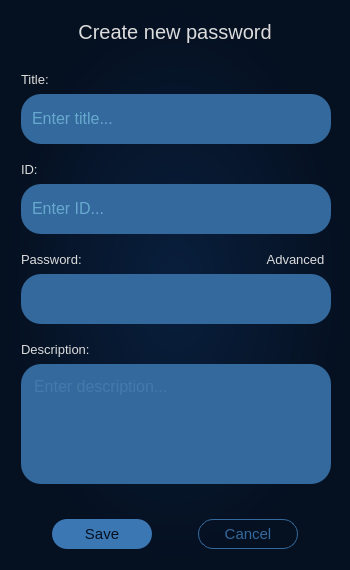
<?xml version="1.0" encoding="UTF-8"?>
<ui version="4.0">
 <class>CreateNew</class>
 <widget class="QWidget" name="CreateNew">
  <property name="geometry">
   <rect>
    <x>0</x>
    <y>0</y>
    <width>350</width>
    <height>570</height>
   </rect>
  </property>
  <property name="minimumSize">
   <size>
    <width>350</width>
    <height>570</height>
   </size>
  </property>
  <property name="maximumSize">
   <size>
    <width>350</width>
    <height>570</height>
   </size>
  </property>
  <property name="windowTitle">
   <string>Generate</string>
  </property>
  <property name="styleSheet">
   <string notr="true">*{
	font-family: &quot;Segoe UI&quot;;
}

#CreateNew{
	background-color: qradialgradient(spread:pad, cx:0.5, cy:0.5, radius:0.5, fx:0.5, fy:0.5, stop:0 rgba(9, 31, 61, 255), stop:1 rgba(5, 16, 32, 255));
}

#upperWidget QLabel{
	color: rgb(220, 220, 220);
	font-size: 15pt;
}

#titleFrame, #idFrame, #passwordFrame, #descriptionFrame{
	background-color: rgb(52, 105, 157);
	border-radius: 20px;
}

#mainWidget QLineEdit{
	background-color: rgb(52, 105, 157);
	color: rgb(153, 234, 255);
    border: no-border;
 }

#mainWidget QLineEdit[text=&quot;&quot;]{
	color: rgba(153, 234, 255, 60);
}

#mainWidget QTextEdit{
	color: rgba(153, 234, 255, 70);
	background-color: rgb(52, 105, 157);
	border: no-border;
}

#mainWidget QLabel{
	color: rgb(220, 220, 220);
	font-size: 10pt;
	background: none;
}

#advancedButton{
	color: rgb(220, 220, 220);	
	background-color: rgba(5, 16, 32, 0);
	border:none;
	font-size: 10pt;
}

#advancedButton:hover{
	color: rgb(190, 190, 190);
}

#advancedButton:pressed{
	color: rgb(160, 160, 160);
}

#advancedFrame{
	background-color: rgb(57, 73, 94);
	border-radius: 20px;
}

#advancedFrame QPushButton{
	color: rgb(220, 220, 220);
	font: 9pt &quot;Segoe UI&quot;;
	border-radius: 12;
	background-color: rgb(52, 105, 157);
}

#advancedFrame QPushButton:hover{
	background-color: rgb(60, 122, 181);
}

#advancedFrame QPushButton:pressed{
	background-color: rgb(52, 105, 157);
}

#saveButton {
	border-radius: 15px;
	background-color: rgb(59, 119, 179);
	color: rgb(5, 16, 32);
}

#saveButton:hover {
	background-color: rgb(70, 143, 212);
}

#saveButton:pressed{
	background-color: rgb(59, 119, 179);
}

#cancelButton {
	border-radius: 15px;
	border: 1px solid rgb(52, 105, 157);
	color: rgb(52, 105, 157);
}

#cancelButton:hover {
	border-color: rgb(70, 143, 212);
	color: rgb(70, 143, 212);
}

#cancelButton:pressed{
	border-color: rgb(52, 105, 157);
	color: rgb(52, 105, 157);
}</string>
  </property>
  <layout class="QVBoxLayout" name="verticalLayout">
   <item>
    <widget class="QWidget" name="upperWidget" native="true">
     <layout class="QHBoxLayout" name="horizontalLayout_4">
      <item>
       <spacer name="leftSpacer">
        <property name="orientation">
         <enum>Qt::Horizontal</enum>
        </property>
        <property name="sizeHint" stdset="0">
         <size>
          <width>86</width>
          <height>20</height>
         </size>
        </property>
       </spacer>
      </item>
      <item>
       <widget class="QLabel" name="titleLabel_2">
        <property name="font">
         <font>
          <family>Segoe UI</family>
          <pointsize>15</pointsize>
         </font>
        </property>
        <property name="styleSheet">
         <string notr="true"/>
        </property>
        <property name="text">
         <string>Create new password</string>
        </property>
        <property name="alignment">
         <set>Qt::AlignCenter</set>
        </property>
       </widget>
      </item>
      <item>
       <spacer name="rightSpacer">
        <property name="orientation">
         <enum>Qt::Horizontal</enum>
        </property>
        <property name="sizeHint" stdset="0">
         <size>
          <width>86</width>
          <height>20</height>
         </size>
        </property>
       </spacer>
      </item>
     </layout>
    </widget>
   </item>
   <item>
    <widget class="QWidget" name="mainWidget" native="true">
     <property name="sizePolicy">
      <sizepolicy hsizetype="Preferred" vsizetype="Expanding">
       <horstretch>0</horstretch>
       <verstretch>0</verstretch>
      </sizepolicy>
     </property>
     <property name="styleSheet">
      <string notr="true"/>
     </property>
     <widget class="QFrame" name="titleFrame">
      <property name="geometry">
       <rect>
        <x>10</x>
        <y>35</y>
        <width>310</width>
        <height>50</height>
       </rect>
      </property>
      <property name="styleSheet">
       <string notr="true"/>
      </property>
      <property name="frameShape">
       <enum>QFrame::StyledPanel</enum>
      </property>
      <property name="frameShadow">
       <enum>QFrame::Raised</enum>
      </property>
      <layout class="QHBoxLayout" name="horizontalLayout">
       <item>
        <widget class="QLineEdit" name="titleLineEdit">
         <property name="minimumSize">
          <size>
           <width>200</width>
           <height>0</height>
          </size>
         </property>
         <property name="palette">
          <palette>
           <active>
            <colorrole role="WindowText">
             <brush brushstyle="SolidPattern">
              <color alpha="60">
               <red>153</red>
               <green>234</green>
               <blue>255</blue>
              </color>
             </brush>
            </colorrole>
            <colorrole role="Button">
             <brush brushstyle="SolidPattern">
              <color alpha="255">
               <red>52</red>
               <green>105</green>
               <blue>157</blue>
              </color>
             </brush>
            </colorrole>
            <colorrole role="Text">
             <brush brushstyle="SolidPattern">
              <color alpha="60">
               <red>153</red>
               <green>234</green>
               <blue>255</blue>
              </color>
             </brush>
            </colorrole>
            <colorrole role="ButtonText">
             <brush brushstyle="SolidPattern">
              <color alpha="60">
               <red>153</red>
               <green>234</green>
               <blue>255</blue>
              </color>
             </brush>
            </colorrole>
            <colorrole role="Base">
             <brush brushstyle="SolidPattern">
              <color alpha="255">
               <red>52</red>
               <green>105</green>
               <blue>157</blue>
              </color>
             </brush>
            </colorrole>
            <colorrole role="Window">
             <brush brushstyle="SolidPattern">
              <color alpha="255">
               <red>52</red>
               <green>105</green>
               <blue>157</blue>
              </color>
             </brush>
            </colorrole>
            <colorrole role="PlaceholderText">
             <brush brushstyle="SolidPattern">
              <color alpha="128">
               <red>153</red>
               <green>234</green>
               <blue>255</blue>
              </color>
             </brush>
            </colorrole>
           </active>
           <inactive>
            <colorrole role="WindowText">
             <brush brushstyle="SolidPattern">
              <color alpha="60">
               <red>153</red>
               <green>234</green>
               <blue>255</blue>
              </color>
             </brush>
            </colorrole>
            <colorrole role="Button">
             <brush brushstyle="SolidPattern">
              <color alpha="255">
               <red>52</red>
               <green>105</green>
               <blue>157</blue>
              </color>
             </brush>
            </colorrole>
            <colorrole role="Text">
             <brush brushstyle="SolidPattern">
              <color alpha="60">
               <red>153</red>
               <green>234</green>
               <blue>255</blue>
              </color>
             </brush>
            </colorrole>
            <colorrole role="ButtonText">
             <brush brushstyle="SolidPattern">
              <color alpha="60">
               <red>153</red>
               <green>234</green>
               <blue>255</blue>
              </color>
             </brush>
            </colorrole>
            <colorrole role="Base">
             <brush brushstyle="SolidPattern">
              <color alpha="255">
               <red>52</red>
               <green>105</green>
               <blue>157</blue>
              </color>
             </brush>
            </colorrole>
            <colorrole role="Window">
             <brush brushstyle="SolidPattern">
              <color alpha="255">
               <red>52</red>
               <green>105</green>
               <blue>157</blue>
              </color>
             </brush>
            </colorrole>
            <colorrole role="PlaceholderText">
             <brush brushstyle="SolidPattern">
              <color alpha="128">
               <red>153</red>
               <green>234</green>
               <blue>255</blue>
              </color>
             </brush>
            </colorrole>
           </inactive>
           <disabled>
            <colorrole role="WindowText">
             <brush brushstyle="SolidPattern">
              <color alpha="60">
               <red>153</red>
               <green>234</green>
               <blue>255</blue>
              </color>
             </brush>
            </colorrole>
            <colorrole role="Button">
             <brush brushstyle="SolidPattern">
              <color alpha="255">
               <red>52</red>
               <green>105</green>
               <blue>157</blue>
              </color>
             </brush>
            </colorrole>
            <colorrole role="Text">
             <brush brushstyle="SolidPattern">
              <color alpha="60">
               <red>153</red>
               <green>234</green>
               <blue>255</blue>
              </color>
             </brush>
            </colorrole>
            <colorrole role="ButtonText">
             <brush brushstyle="SolidPattern">
              <color alpha="60">
               <red>153</red>
               <green>234</green>
               <blue>255</blue>
              </color>
             </brush>
            </colorrole>
            <colorrole role="Base">
             <brush brushstyle="SolidPattern">
              <color alpha="255">
               <red>52</red>
               <green>105</green>
               <blue>157</blue>
              </color>
             </brush>
            </colorrole>
            <colorrole role="Window">
             <brush brushstyle="SolidPattern">
              <color alpha="255">
               <red>52</red>
               <green>105</green>
               <blue>157</blue>
              </color>
             </brush>
            </colorrole>
            <colorrole role="PlaceholderText">
             <brush brushstyle="SolidPattern">
              <color alpha="128">
               <red>153</red>
               <green>234</green>
               <blue>255</blue>
              </color>
             </brush>
            </colorrole>
           </disabled>
          </palette>
         </property>
         <property name="font">
          <font>
           <family>Segoe UI</family>
           <pointsize>12</pointsize>
          </font>
         </property>
         <property name="styleSheet">
          <string notr="true"/>
         </property>
         <property name="echoMode">
          <enum>QLineEdit::Normal</enum>
         </property>
         <property name="placeholderText">
          <string>Enter title...</string>
         </property>
        </widget>
       </item>
      </layout>
     </widget>
     <widget class="QFrame" name="idFrame">
      <property name="geometry">
       <rect>
        <x>10</x>
        <y>125</y>
        <width>310</width>
        <height>50</height>
       </rect>
      </property>
      <property name="styleSheet">
       <string notr="true"/>
      </property>
      <property name="frameShape">
       <enum>QFrame::StyledPanel</enum>
      </property>
      <property name="frameShadow">
       <enum>QFrame::Raised</enum>
      </property>
      <layout class="QVBoxLayout" name="verticalLayout_3">
       <item>
        <widget class="QLineEdit" name="idLineEdit">
         <property name="minimumSize">
          <size>
           <width>200</width>
           <height>0</height>
          </size>
         </property>
         <property name="palette">
          <palette>
           <active>
            <colorrole role="WindowText">
             <brush brushstyle="SolidPattern">
              <color alpha="60">
               <red>153</red>
               <green>234</green>
               <blue>255</blue>
              </color>
             </brush>
            </colorrole>
            <colorrole role="Button">
             <brush brushstyle="SolidPattern">
              <color alpha="255">
               <red>52</red>
               <green>105</green>
               <blue>157</blue>
              </color>
             </brush>
            </colorrole>
            <colorrole role="Text">
             <brush brushstyle="SolidPattern">
              <color alpha="60">
               <red>153</red>
               <green>234</green>
               <blue>255</blue>
              </color>
             </brush>
            </colorrole>
            <colorrole role="ButtonText">
             <brush brushstyle="SolidPattern">
              <color alpha="60">
               <red>153</red>
               <green>234</green>
               <blue>255</blue>
              </color>
             </brush>
            </colorrole>
            <colorrole role="Base">
             <brush brushstyle="SolidPattern">
              <color alpha="255">
               <red>52</red>
               <green>105</green>
               <blue>157</blue>
              </color>
             </brush>
            </colorrole>
            <colorrole role="Window">
             <brush brushstyle="SolidPattern">
              <color alpha="255">
               <red>52</red>
               <green>105</green>
               <blue>157</blue>
              </color>
             </brush>
            </colorrole>
            <colorrole role="PlaceholderText">
             <brush brushstyle="SolidPattern">
              <color alpha="128">
               <red>153</red>
               <green>234</green>
               <blue>255</blue>
              </color>
             </brush>
            </colorrole>
           </active>
           <inactive>
            <colorrole role="WindowText">
             <brush brushstyle="SolidPattern">
              <color alpha="60">
               <red>153</red>
               <green>234</green>
               <blue>255</blue>
              </color>
             </brush>
            </colorrole>
            <colorrole role="Button">
             <brush brushstyle="SolidPattern">
              <color alpha="255">
               <red>52</red>
               <green>105</green>
               <blue>157</blue>
              </color>
             </brush>
            </colorrole>
            <colorrole role="Text">
             <brush brushstyle="SolidPattern">
              <color alpha="60">
               <red>153</red>
               <green>234</green>
               <blue>255</blue>
              </color>
             </brush>
            </colorrole>
            <colorrole role="ButtonText">
             <brush brushstyle="SolidPattern">
              <color alpha="60">
               <red>153</red>
               <green>234</green>
               <blue>255</blue>
              </color>
             </brush>
            </colorrole>
            <colorrole role="Base">
             <brush brushstyle="SolidPattern">
              <color alpha="255">
               <red>52</red>
               <green>105</green>
               <blue>157</blue>
              </color>
             </brush>
            </colorrole>
            <colorrole role="Window">
             <brush brushstyle="SolidPattern">
              <color alpha="255">
               <red>52</red>
               <green>105</green>
               <blue>157</blue>
              </color>
             </brush>
            </colorrole>
            <colorrole role="PlaceholderText">
             <brush brushstyle="SolidPattern">
              <color alpha="128">
               <red>153</red>
               <green>234</green>
               <blue>255</blue>
              </color>
             </brush>
            </colorrole>
           </inactive>
           <disabled>
            <colorrole role="WindowText">
             <brush brushstyle="SolidPattern">
              <color alpha="60">
               <red>153</red>
               <green>234</green>
               <blue>255</blue>
              </color>
             </brush>
            </colorrole>
            <colorrole role="Button">
             <brush brushstyle="SolidPattern">
              <color alpha="255">
               <red>52</red>
               <green>105</green>
               <blue>157</blue>
              </color>
             </brush>
            </colorrole>
            <colorrole role="Text">
             <brush brushstyle="SolidPattern">
              <color alpha="60">
               <red>153</red>
               <green>234</green>
               <blue>255</blue>
              </color>
             </brush>
            </colorrole>
            <colorrole role="ButtonText">
             <brush brushstyle="SolidPattern">
              <color alpha="60">
               <red>153</red>
               <green>234</green>
               <blue>255</blue>
              </color>
             </brush>
            </colorrole>
            <colorrole role="Base">
             <brush brushstyle="SolidPattern">
              <color alpha="255">
               <red>52</red>
               <green>105</green>
               <blue>157</blue>
              </color>
             </brush>
            </colorrole>
            <colorrole role="Window">
             <brush brushstyle="SolidPattern">
              <color alpha="255">
               <red>52</red>
               <green>105</green>
               <blue>157</blue>
              </color>
             </brush>
            </colorrole>
            <colorrole role="PlaceholderText">
             <brush brushstyle="SolidPattern">
              <color alpha="128">
               <red>153</red>
               <green>234</green>
               <blue>255</blue>
              </color>
             </brush>
            </colorrole>
           </disabled>
          </palette>
         </property>
         <property name="font">
          <font>
           <family>Segoe UI</family>
           <pointsize>12</pointsize>
          </font>
         </property>
         <property name="styleSheet">
          <string notr="true"/>
         </property>
         <property name="echoMode">
          <enum>QLineEdit::Normal</enum>
         </property>
         <property name="placeholderText">
          <string>Enter ID...</string>
         </property>
        </widget>
       </item>
      </layout>
     </widget>
     <widget class="QFrame" name="passwordFrame">
      <property name="geometry">
       <rect>
        <x>10</x>
        <y>215</y>
        <width>310</width>
        <height>50</height>
       </rect>
      </property>
      <property name="styleSheet">
       <string notr="true"/>
      </property>
      <property name="frameShape">
       <enum>QFrame::StyledPanel</enum>
      </property>
      <property name="frameShadow">
       <enum>QFrame::Raised</enum>
      </property>
      <layout class="QHBoxLayout" name="horizontalLayout_3">
       <item>
        <widget class="QLineEdit" name="passwordLineEdit">
         <property name="minimumSize">
          <size>
           <width>200</width>
           <height>0</height>
          </size>
         </property>
         <property name="palette">
          <palette>
           <active>
            <colorrole role="WindowText">
             <brush brushstyle="SolidPattern">
              <color alpha="60">
               <red>153</red>
               <green>234</green>
               <blue>255</blue>
              </color>
             </brush>
            </colorrole>
            <colorrole role="Button">
             <brush brushstyle="SolidPattern">
              <color alpha="255">
               <red>52</red>
               <green>105</green>
               <blue>157</blue>
              </color>
             </brush>
            </colorrole>
            <colorrole role="Text">
             <brush brushstyle="SolidPattern">
              <color alpha="60">
               <red>153</red>
               <green>234</green>
               <blue>255</blue>
              </color>
             </brush>
            </colorrole>
            <colorrole role="ButtonText">
             <brush brushstyle="SolidPattern">
              <color alpha="60">
               <red>153</red>
               <green>234</green>
               <blue>255</blue>
              </color>
             </brush>
            </colorrole>
            <colorrole role="Base">
             <brush brushstyle="SolidPattern">
              <color alpha="255">
               <red>52</red>
               <green>105</green>
               <blue>157</blue>
              </color>
             </brush>
            </colorrole>
            <colorrole role="Window">
             <brush brushstyle="SolidPattern">
              <color alpha="255">
               <red>52</red>
               <green>105</green>
               <blue>157</blue>
              </color>
             </brush>
            </colorrole>
            <colorrole role="PlaceholderText">
             <brush brushstyle="SolidPattern">
              <color alpha="128">
               <red>153</red>
               <green>234</green>
               <blue>255</blue>
              </color>
             </brush>
            </colorrole>
           </active>
           <inactive>
            <colorrole role="WindowText">
             <brush brushstyle="SolidPattern">
              <color alpha="60">
               <red>153</red>
               <green>234</green>
               <blue>255</blue>
              </color>
             </brush>
            </colorrole>
            <colorrole role="Button">
             <brush brushstyle="SolidPattern">
              <color alpha="255">
               <red>52</red>
               <green>105</green>
               <blue>157</blue>
              </color>
             </brush>
            </colorrole>
            <colorrole role="Text">
             <brush brushstyle="SolidPattern">
              <color alpha="60">
               <red>153</red>
               <green>234</green>
               <blue>255</blue>
              </color>
             </brush>
            </colorrole>
            <colorrole role="ButtonText">
             <brush brushstyle="SolidPattern">
              <color alpha="60">
               <red>153</red>
               <green>234</green>
               <blue>255</blue>
              </color>
             </brush>
            </colorrole>
            <colorrole role="Base">
             <brush brushstyle="SolidPattern">
              <color alpha="255">
               <red>52</red>
               <green>105</green>
               <blue>157</blue>
              </color>
             </brush>
            </colorrole>
            <colorrole role="Window">
             <brush brushstyle="SolidPattern">
              <color alpha="255">
               <red>52</red>
               <green>105</green>
               <blue>157</blue>
              </color>
             </brush>
            </colorrole>
            <colorrole role="PlaceholderText">
             <brush brushstyle="SolidPattern">
              <color alpha="128">
               <red>153</red>
               <green>234</green>
               <blue>255</blue>
              </color>
             </brush>
            </colorrole>
           </inactive>
           <disabled>
            <colorrole role="WindowText">
             <brush brushstyle="SolidPattern">
              <color alpha="60">
               <red>153</red>
               <green>234</green>
               <blue>255</blue>
              </color>
             </brush>
            </colorrole>
            <colorrole role="Button">
             <brush brushstyle="SolidPattern">
              <color alpha="255">
               <red>52</red>
               <green>105</green>
               <blue>157</blue>
              </color>
             </brush>
            </colorrole>
            <colorrole role="Text">
             <brush brushstyle="SolidPattern">
              <color alpha="60">
               <red>153</red>
               <green>234</green>
               <blue>255</blue>
              </color>
             </brush>
            </colorrole>
            <colorrole role="ButtonText">
             <brush brushstyle="SolidPattern">
              <color alpha="60">
               <red>153</red>
               <green>234</green>
               <blue>255</blue>
              </color>
             </brush>
            </colorrole>
            <colorrole role="Base">
             <brush brushstyle="SolidPattern">
              <color alpha="255">
               <red>52</red>
               <green>105</green>
               <blue>157</blue>
              </color>
             </brush>
            </colorrole>
            <colorrole role="Window">
             <brush brushstyle="SolidPattern">
              <color alpha="255">
               <red>52</red>
               <green>105</green>
               <blue>157</blue>
              </color>
             </brush>
            </colorrole>
            <colorrole role="PlaceholderText">
             <brush brushstyle="SolidPattern">
              <color alpha="128">
               <red>153</red>
               <green>234</green>
               <blue>255</blue>
              </color>
             </brush>
            </colorrole>
           </disabled>
          </palette>
         </property>
         <property name="font">
          <font>
           <family>Segoe UI</family>
           <pointsize>12</pointsize>
          </font>
         </property>
         <property name="styleSheet">
          <string notr="true"/>
         </property>
         <property name="echoMode">
          <enum>QLineEdit::Normal</enum>
         </property>
         <property name="placeholderText">
          <string/>
         </property>
        </widget>
       </item>
      </layout>
     </widget>
     <widget class="QFrame" name="descriptionFrame">
      <property name="geometry">
       <rect>
        <x>10</x>
        <y>305</y>
        <width>310</width>
        <height>120</height>
       </rect>
      </property>
      <property name="sizePolicy">
       <sizepolicy hsizetype="Preferred" vsizetype="Expanding">
        <horstretch>0</horstretch>
        <verstretch>0</verstretch>
       </sizepolicy>
      </property>
      <property name="styleSheet">
       <string notr="true"/>
      </property>
      <property name="frameShape">
       <enum>QFrame::StyledPanel</enum>
      </property>
      <property name="frameShadow">
       <enum>QFrame::Raised</enum>
      </property>
      <layout class="QVBoxLayout" name="verticalLayout_2">
       <item>
        <widget class="QTextEdit" name="descriptionTextEdit">
         <property name="sizePolicy">
          <sizepolicy hsizetype="Expanding" vsizetype="Expanding">
           <horstretch>0</horstretch>
           <verstretch>0</verstretch>
          </sizepolicy>
         </property>
         <property name="font">
          <font>
           <family>Segoe UI</family>
           <pointsize>12</pointsize>
          </font>
         </property>
         <property name="styleSheet">
          <string notr="true"/>
         </property>
         <property name="verticalScrollBarPolicy">
          <enum>Qt::ScrollBarAlwaysOff</enum>
         </property>
         <property name="horizontalScrollBarPolicy">
          <enum>Qt::ScrollBarAlwaysOff</enum>
         </property>
         <property name="sizeAdjustPolicy">
          <enum>QAbstractScrollArea::AdjustToContents</enum>
         </property>
         <property name="placeholderText">
          <string>Enter description...</string>
         </property>
        </widget>
       </item>
      </layout>
     </widget>
     <widget class="QLabel" name="titleLabel">
      <property name="geometry">
       <rect>
        <x>10</x>
        <y>10</y>
        <width>100</width>
        <height>20</height>
       </rect>
      </property>
      <property name="text">
       <string>Title:</string>
      </property>
     </widget>
     <widget class="QLabel" name="idLabel">
      <property name="geometry">
       <rect>
        <x>10</x>
        <y>100</y>
        <width>100</width>
        <height>20</height>
       </rect>
      </property>
      <property name="text">
       <string>ID:</string>
      </property>
     </widget>
     <widget class="QLabel" name="passwordLabel">
      <property name="geometry">
       <rect>
        <x>10</x>
        <y>190</y>
        <width>100</width>
        <height>20</height>
       </rect>
      </property>
      <property name="styleSheet">
       <string notr="true"/>
      </property>
      <property name="text">
       <string>Password:</string>
      </property>
     </widget>
     <widget class="QLabel" name="descriptionLabel">
      <property name="geometry">
       <rect>
        <x>10</x>
        <y>280</y>
        <width>100</width>
        <height>20</height>
       </rect>
      </property>
      <property name="text">
       <string>Description:</string>
      </property>
     </widget>
     <widget class="QPushButton" name="advancedButton">
      <property name="geometry">
       <rect>
        <x>249</x>
        <y>190</y>
        <width>71</width>
        <height>20</height>
       </rect>
      </property>
      <property name="styleSheet">
       <string notr="true"/>
      </property>
      <property name="text">
       <string>Advanced</string>
      </property>
     </widget>
     <widget class="QFrame" name="advancedFrame">
      <property name="geometry">
       <rect>
        <x>10</x>
        <y>229</y>
        <width>310</width>
        <height>0</height>
       </rect>
      </property>
      <property name="styleSheet">
       <string notr="true"/>
      </property>
      <property name="frameShape">
       <enum>QFrame::StyledPanel</enum>
      </property>
      <property name="frameShadow">
       <enum>QFrame::Raised</enum>
      </property>
      <widget class="QPushButton" name="upperButton">
       <property name="geometry">
        <rect>
         <x>40</x>
         <y>80</y>
         <width>111</width>
         <height>25</height>
        </rect>
       </property>
       <property name="sizePolicy">
        <sizepolicy hsizetype="Minimum" vsizetype="Fixed">
         <horstretch>0</horstretch>
         <verstretch>0</verstretch>
        </sizepolicy>
       </property>
       <property name="minimumSize">
        <size>
         <width>0</width>
         <height>0</height>
        </size>
       </property>
       <property name="maximumSize">
        <size>
         <width>16777215</width>
         <height>16777215</height>
        </size>
       </property>
       <property name="font">
        <font>
         <family>Segoe UI</family>
         <pointsize>9</pointsize>
         <weight>50</weight>
         <italic>false</italic>
         <bold>false</bold>
        </font>
       </property>
       <property name="styleSheet">
        <string notr="true"/>
       </property>
       <property name="text">
        <string>Uppercase</string>
       </property>
      </widget>
      <widget class="QPushButton" name="regenerateButton">
       <property name="geometry">
        <rect>
         <x>105</x>
         <y>155</y>
         <width>100</width>
         <height>30</height>
        </rect>
       </property>
       <property name="sizePolicy">
        <sizepolicy hsizetype="Minimum" vsizetype="Fixed">
         <horstretch>0</horstretch>
         <verstretch>0</verstretch>
        </sizepolicy>
       </property>
       <property name="minimumSize">
        <size>
         <width>100</width>
         <height>30</height>
        </size>
       </property>
       <property name="maximumSize">
        <size>
         <width>100</width>
         <height>30</height>
        </size>
       </property>
       <property name="font">
        <font>
         <family>Segoe UI</family>
         <pointsize>9</pointsize>
         <weight>50</weight>
         <italic>false</italic>
         <bold>false</bold>
        </font>
       </property>
       <property name="styleSheet">
        <string notr="true">QPushButton{
	border-radius: 15px;
	border: 2px solid #99EAFF;
	color: rgb(153, 234, 255);
	background-color: rgb(57, 73, 94);
}

QPushButton:hover{
	border: 2px solid #c9f4ff;
	color: #c9f4ff;
}

QPushButton:pressed{
	border: 2px solid #99EAFF;
	color: rgb(153, 234, 255);
}</string>
       </property>
       <property name="text">
        <string>Re-generate</string>
       </property>
      </widget>
      <widget class="QPushButton" name="numbersButton">
       <property name="geometry">
        <rect>
         <x>40</x>
         <y>115</y>
         <width>111</width>
         <height>25</height>
        </rect>
       </property>
       <property name="sizePolicy">
        <sizepolicy hsizetype="Minimum" vsizetype="Fixed">
         <horstretch>0</horstretch>
         <verstretch>0</verstretch>
        </sizepolicy>
       </property>
       <property name="minimumSize">
        <size>
         <width>0</width>
         <height>0</height>
        </size>
       </property>
       <property name="maximumSize">
        <size>
         <width>16777215</width>
         <height>16777215</height>
        </size>
       </property>
       <property name="font">
        <font>
         <family>Segoe UI</family>
         <pointsize>9</pointsize>
         <weight>50</weight>
         <italic>false</italic>
         <bold>false</bold>
        </font>
       </property>
       <property name="styleSheet">
        <string notr="true"/>
       </property>
       <property name="text">
        <string>Numbers</string>
       </property>
      </widget>
      <widget class="QPushButton" name="symbolsButton">
       <property name="geometry">
        <rect>
         <x>159</x>
         <y>115</y>
         <width>111</width>
         <height>25</height>
        </rect>
       </property>
       <property name="sizePolicy">
        <sizepolicy hsizetype="Minimum" vsizetype="Fixed">
         <horstretch>0</horstretch>
         <verstretch>0</verstretch>
        </sizepolicy>
       </property>
       <property name="minimumSize">
        <size>
         <width>0</width>
         <height>0</height>
        </size>
       </property>
       <property name="maximumSize">
        <size>
         <width>16777215</width>
         <height>16777215</height>
        </size>
       </property>
       <property name="font">
        <font>
         <family>Segoe UI</family>
         <pointsize>9</pointsize>
         <weight>50</weight>
         <italic>false</italic>
         <bold>false</bold>
        </font>
       </property>
       <property name="styleSheet">
        <string notr="true"/>
       </property>
       <property name="text">
        <string>Symbols</string>
       </property>
      </widget>
      <widget class="QPushButton" name="lowerButton">
       <property name="geometry">
        <rect>
         <x>159</x>
         <y>80</y>
         <width>111</width>
         <height>25</height>
        </rect>
       </property>
       <property name="sizePolicy">
        <sizepolicy hsizetype="Minimum" vsizetype="Fixed">
         <horstretch>0</horstretch>
         <verstretch>0</verstretch>
        </sizepolicy>
       </property>
       <property name="minimumSize">
        <size>
         <width>0</width>
         <height>0</height>
        </size>
       </property>
       <property name="maximumSize">
        <size>
         <width>16777215</width>
         <height>16777215</height>
        </size>
       </property>
       <property name="font">
        <font>
         <family>Segoe UI</family>
         <pointsize>9</pointsize>
         <weight>50</weight>
         <italic>false</italic>
         <bold>false</bold>
        </font>
       </property>
       <property name="styleSheet">
        <string notr="true"/>
       </property>
       <property name="text">
        <string>Lowercase</string>
       </property>
      </widget>
      <widget class="QLabel" name="lengthLabel">
       <property name="geometry">
        <rect>
         <x>40</x>
         <y>45</y>
         <width>51</width>
         <height>25</height>
        </rect>
       </property>
       <property name="text">
        <string>Length:</string>
       </property>
      </widget>
      <widget class="QLineEdit" name="lengthLineEdit">
       <property name="geometry">
        <rect>
         <x>100</x>
         <y>45</y>
         <width>191</width>
         <height>25</height>
        </rect>
       </property>
       <property name="styleSheet">
        <string notr="true">background-color: rgb(57, 73, 94);
border: 1px solid #34699D;
border-radius: 12px;
padding-right: 4px;</string>
       </property>
       <property name="text">
        <string>20</string>
       </property>
       <property name="alignment">
        <set>Qt::AlignRight|Qt::AlignTrailing|Qt::AlignVCenter</set>
       </property>
       <property name="placeholderText">
        <string/>
       </property>
      </widget>
      <widget class="QPushButton" name="shrinkButton">
       <property name="geometry">
        <rect>
         <x>280</x>
         <y>175</y>
         <width>21</width>
         <height>21</height>
        </rect>
       </property>
       <property name="styleSheet">
        <string notr="true">background-color: rgba(57, 73, 94, 0);</string>
       </property>
       <property name="text">
        <string/>
       </property>
       <property name="icon">
        <iconset resource="resources.qrc">
         <normaloff>:/icons/icons/chevron-up.svg</normaloff>:/icons/icons/chevron-up.svg</iconset>
       </property>
      </widget>
     </widget>
     <zorder>titleFrame</zorder>
     <zorder>idFrame</zorder>
     <zorder>descriptionFrame</zorder>
     <zorder>titleLabel</zorder>
     <zorder>idLabel</zorder>
     <zorder>passwordLabel</zorder>
     <zorder>descriptionLabel</zorder>
     <zorder>advancedButton</zorder>
     <zorder>advancedFrame</zorder>
     <zorder>passwordFrame</zorder>
    </widget>
   </item>
   <item>
    <widget class="QWidget" name="lowerWidget" native="true">
     <layout class="QGridLayout" name="gridLayout_2">
      <property name="leftMargin">
       <number>0</number>
      </property>
      <property name="topMargin">
       <number>7</number>
      </property>
      <property name="rightMargin">
       <number>0</number>
      </property>
      <property name="bottomMargin">
       <number>10</number>
      </property>
      <item row="0" column="0">
       <spacer name="horizontalSpacer">
        <property name="orientation">
         <enum>Qt::Horizontal</enum>
        </property>
        <property name="sizeHint" stdset="0">
         <size>
          <width>40</width>
          <height>20</height>
         </size>
        </property>
       </spacer>
      </item>
      <item row="0" column="3">
       <widget class="QPushButton" name="cancelButton">
        <property name="minimumSize">
         <size>
          <width>100</width>
          <height>30</height>
         </size>
        </property>
        <property name="maximumSize">
         <size>
          <width>100</width>
          <height>30</height>
         </size>
        </property>
        <property name="font">
         <font>
          <family>Segoe UI</family>
          <pointsize>11</pointsize>
         </font>
        </property>
        <property name="styleSheet">
         <string notr="true"/>
        </property>
        <property name="text">
         <string>Cancel</string>
        </property>
       </widget>
      </item>
      <item row="0" column="1">
       <widget class="QPushButton" name="saveButton">
        <property name="sizePolicy">
         <sizepolicy hsizetype="Minimum" vsizetype="Fixed">
          <horstretch>0</horstretch>
          <verstretch>0</verstretch>
         </sizepolicy>
        </property>
        <property name="minimumSize">
         <size>
          <width>100</width>
          <height>30</height>
         </size>
        </property>
        <property name="maximumSize">
         <size>
          <width>100</width>
          <height>30</height>
         </size>
        </property>
        <property name="font">
         <font>
          <family>Segoe UI</family>
          <pointsize>11</pointsize>
         </font>
        </property>
        <property name="styleSheet">
         <string notr="true"/>
        </property>
        <property name="text">
         <string>Save</string>
        </property>
       </widget>
      </item>
      <item row="0" column="4">
       <spacer name="horizontalSpacer_2">
        <property name="orientation">
         <enum>Qt::Horizontal</enum>
        </property>
        <property name="sizeHint" stdset="0">
         <size>
          <width>40</width>
          <height>20</height>
         </size>
        </property>
       </spacer>
      </item>
      <item row="0" column="2">
       <spacer name="horizontalSpacer_3">
        <property name="orientation">
         <enum>Qt::Horizontal</enum>
        </property>
        <property name="sizeHint" stdset="0">
         <size>
          <width>40</width>
          <height>20</height>
         </size>
        </property>
       </spacer>
      </item>
     </layout>
    </widget>
   </item>
  </layout>
 </widget>
 <resources>
  <include location="resources.qrc"/>
 </resources>
 <connections/>
</ui>
